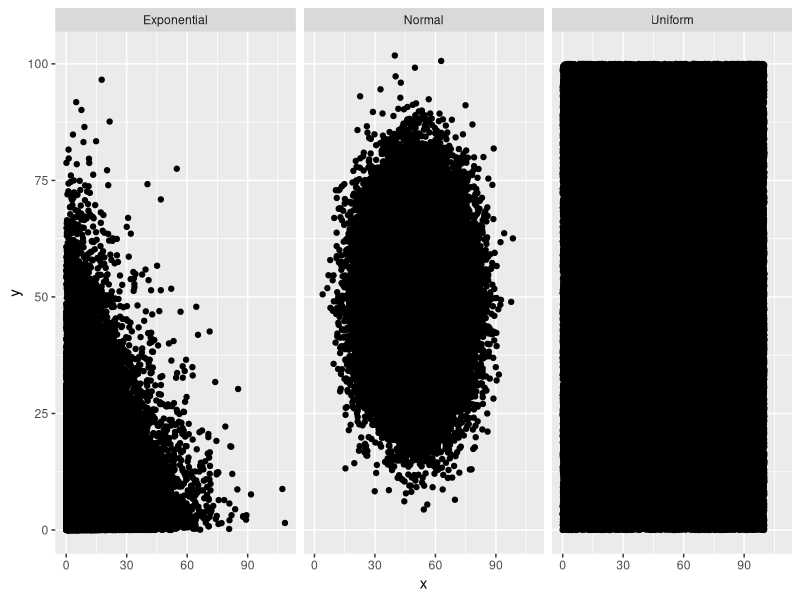
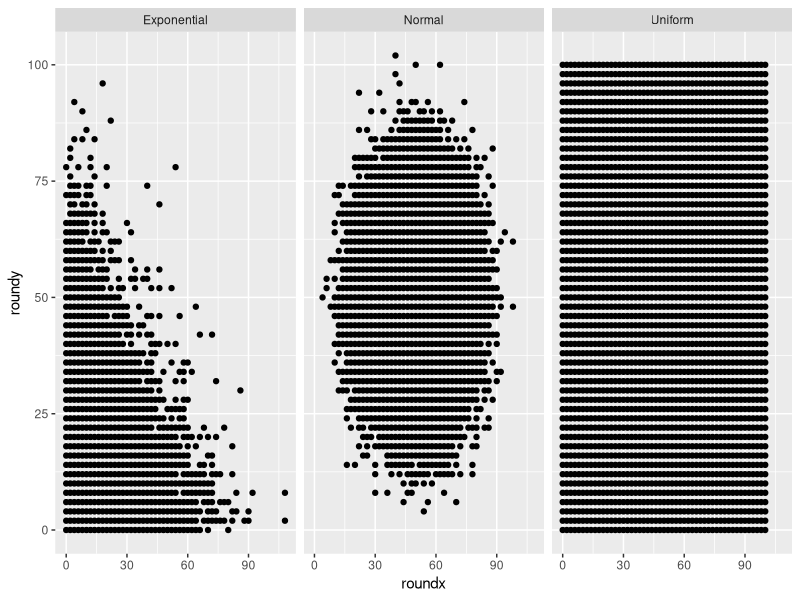

The R script that drew these images, in order: (Note: this script raises an error after producing the figures.)
### Preliminaries 
library(ggplot2)
library(mvtnorm)
library(plyr)
library(Hmisc)
library(gridExtra)


### Goal:
# use simulated bivariate data to compare binning algorithms under various scenarios

### Comparisons:
# Use spatial loss to compare standard and rectangular binning algorithms
# Use frequency loss to compare standard, quantile and log count frequency binning algorithms. 

### Scenarios:
# Simulate data from Bivariate Uniform, Normal and Exponential
# Round simulated data at different resolutions to mimic measurement
# Use a variety of bin sizes

#------------------------------------------------------------

### Try 2d binning with MVN data
n=100000
set.seed(31415)
unifdat <- data.frame(x= runif(n, min=0, max=100),
                      y= runif(n, min=0, max=100),
                      type="Uniform")
normdat <- data.frame(x= rnorm(n, mean=50, sd=11),
                     y= rnorm(n, mean=50, sd=11),
                     type="Normal")
expdat <- data.frame(x= rexp(n, .11),
                     y= rexp(n, .11),
                     type="Exponential")
datlist <- list(unifdat,normdat,expdat)
### round all data to resolution alpha
alpha <- 2
for(i in 1:3){
  datlist[[i]]$roundx <- ((datlist[[i]]$x + 1)%/%alpha)*alpha
  datlist[[i]]$roundy <- ((datlist[[i]]$y + 1)%/%alpha)*alpha
}


# plot the original data
# make rounded data find overlapping points to make plot rendering faster
alldat <- rbind(datlist[[1]],datlist[[2]],datlist[[3]])
smallround <- ddply(alldat,.(type,roundx,roundy),summarise,
      overlap = length(roundx))
head(smallround)
qplot(x,y,geom="point",data=alldat,facets=.~type)
qplot(roundx,roundy,geom="point",data=smallround,facets=.~type)



# create binned data for standard and random using variety of bin sizes (from 2 to 20, by 2)
#save spatial loss information
spatlossdat <- data.frame(NULL)
index=0
distindex = 0
distrib <- c("Uniform", "Normal", "Exponential")
for (dat in 1:3){
  distindex <- distindex + 1
  for (width in seq(2,20,by=2)){
      index <- index+1
      binout <- RectBin2d(datlist[[dat]]$x,datlist[[dat]]$y,0,0,width,width,type="standard")
      binout[[2]]$bintype <- "standard"
      binout[[2]]$distrib <- distrib[distindex]
      timeStart <- Sys.time()
      temp <- RectBin2dNoLoss(datlist[[dat]]$x,datlist[[dat]]$y,0,0,width,width,type="standard")
      binout[[2]]$binTime <- Sys.time() - timeStart
      spatlossdat <- rbind(spatlossdat, binout[[2]])
      index <- index+1
      binout <- RectBin2d(datlist[[dat]]$x,datlist[[dat]]$y,0,0,width,width,type="random")
      binout[[2]]$bintype <- "random"
      binout[[2]]$distrib <- distrib[distindex]
      timeStart <- Sys.time()
      temp <- RectBin2dNoLoss(datlist[[dat]]$x,datlist[[dat]]$y,0,0,width,width,type="random")
      binout[[2]]$binTime <- Sys.time() - timeStart
      spatlossdat <- rbind(spatlossdat, binout[[2]])
      print(c(distrib[distindex],width))
  }
}
# write.csv(spatlossdat,"SpatialLossData.csv", row.names=FALSE)
spatlossdatSquareBins <- spatlossdat
spatlossdatSquareBins <- read.csv("SpatialLossData.csv",header=TRUE)

qplot(widthx,propSpatialLoss,geom="path",colour=bintype, linetype=bintype,
      data=spatlossdatSquareBins,group=bintype, facets=.~distrib, size=I(1)) +
  theme_bw()

qplot(widthx,totalSpatialLoss,geom="path",colour=bintype, linetype=bintype,
      data=spatlossdatSquareBins,group=bintype, facets=.~distrib, size=I(1)) +
  theme_bw()

### round all data to resolution alpha
alpha <- 2
for(i in 1:3){
datlist[[i]]$roundx <- ((datlist[[i]]$x + 1)%/%alpha)*alpha
datlist[[i]]$roundy <- ((datlist[[i]]$y + 1)%/%alpha)*alpha
}
head(datlist[[1]])


## Creat visualization for why we should select binwidths that are scalar multiples of alpha 
# create binned data for standard and random with data resolution and binwidth mismatch
binout1 <- RectBin2d(datlist[[2]]$roundx,datlist[[2]]$roundy,0,0,1.5*alpha,1.5*alpha,type="standard")
binout2 <- RectBin2d(datlist[[2]]$roundx,datlist[[2]]$roundy,0,0,1.5*alpha,1.5*alpha,type="random")
#compare visualizations for standard and random

qplot(binxs, binys, geom="tile", fill=binfreq, data=binout1[[1]]) +
  scale_fill_gradient(low="#56B1F7", high="#132B43", guide="legend")
qplot(binxs, binys, geom="tile", fill=binfreq, data=binout2[[1]]) +
  scale_fill_gradient(low="#56B1F7", high="#132B43", guide="legend")





##  Check out the spatial loss for the data that is recorded to resolution = alpha at various origin offsets
# standard and random binning with bin sizes that are scalar multiples of the data resolution
# save spatial loss information
spatlossdatRound <- data.frame(NULL)
index=0
distindex = 0
distrib <- c("unif", "norm", "exp")
widths <- seq(alpha,5*alpha,by=alpha)
for (dat in 1:3){
  distindex <- distindex + 1
  for (width in widths){
    for (origin in seq(-width,0, by=width/60)){
      index <- index+1
      binout <- RectBin2d(datlist[[dat]]$roundx,datlist[[dat]]$roundy,origin,origin,width,width,type="standard")
      binout[[2]]$bintype <- "standard"
      binout[[2]]$distrib <- distrib[distindex]
      spatlossdatRound <- rbind(spatlossdatRound, binout[[2]])
      index <- index+1
      binout <- RectBin2d(datlist[[dat]]$roundx,datlist[[dat]]$roundy,origin,origin,width,width,type="random")
      binout[[2]]$bintype <- "random"
      binout[[2]]$distrib <- distrib[distindex]
      spatlossdatRound <- rbind(spatlossdatRound, binout[[2]])
      print(c(distrib[distindex],width,origin))
    }
  }
}
# write.csv(spatlossdatRound,"LossesByOriginBinwidth.csv", row.names=FALSE)
spatlossdatRound2 <- read.csv("LossesByOriginBinwidth.csv",header=TRUE)

tail(spatlossdatRound2)

# Origin offset in number of binwidths the origin is shifted below data resolution 
spatlossdatRound$originoffset <- spatlossdatRound$originx / spatlossdatRound$widthx
# Calculate minimum proportion of maximum spatial loss at each binwidth
minSpatialLoss <- ddply(spatlossdatRound, .(bintype,distrib,widthx),summarise,
                        minSL = min(propSpatialLoss),
                        x = originx[which.min(propSpatialLoss)] )
# Check out proportion of maximum spatial loss for each bin size and origin location combination
qplot(originoffset, widthx, geom="point", data=spatlossdatRound,size=propSpatialLoss, facets=distrib~bintype)


# proportion of spatial loss for each 
# distribution/binning/binwidth/origin offset combination
# points overlay for origin shift with minimum loss for each binwidth 
qplot(originx,propSpatialLoss,geom="path",group=widthx,colour=as.factor(widthx),
      data=spatlossdatRound)+  geom_point(aes(x=x,y=minSL), data=minSpatialLoss) +
  facet_grid(distrib~bintype,scales="free_y")




lossOrigin <- read.csv("LossesByOriginBinwidth.csv",header=TRUE)

qplot(originx,totalSpatialLoss,geom="path",group=distrib, colour=distrib,
      data=subset(lossOrigin,bintype=="standard"), size=I(1))+ 
  facet_grid(distrib~widthx) + theme_bw() + 
  theme(panel.grid= element_blank())+
  geom_vline(xintercept = -1, colour=I("darkgray")) +
  ylab("Net Spatial Loss") + xlab("Origin Offset")
  
  



##  Check out the spatial loss for the data that is recorded to resolution = alpha
# standard and random binning with bin sizes that are NOT scalar multiples of the data resolution
losswidths <- data.frame(NULL)
origin <- -alpha/2
index=0
distindex = 0
distrib <- c("unif", "norm", "exp")
widths <- seq(alpha,4*alpha,by=alpha/5)
for (dat in 1:3){
  distindex <- distindex + 1
  for (width in widths){
    index <- index+1
    binout <- RectBin2d(datlist[[dat]]$roundx,datlist[[dat]]$roundy,origin,origin,width,width,type="standard")
    binout[[2]]$bintype <- "standard"
    binout[[2]]$distrib <- distrib[distindex]
    losswidths <- rbind(losswidths, binout[[2]])
    index <- index+1
    binout <- RectBin2d(datlist[[dat]]$roundx,datlist[[dat]]$roundy,origin,origin,width,width,type="random")
    binout[[2]]$bintype <- "random"
    binout[[2]]$distrib <- distrib[distindex]
    losswidths <- rbind(losswidths, binout[[2]])
    print(c(distrib[distindex],width,origin))
  }
}

# write.csv(losswidths,"losswidths.csv", row.names=FALSE)
# losswidths <- read.csv("losswidths.csv",header=TRUE)

# proportion of spatial loss for each binwidth combination
# facetted by distribution/bin type

losswidths$DistLabel <- rep(c("Uniform","Normal","Exponential"),each=nrow(losswidths)/3)
qplot(widthx,propSpatialLoss,geom="path",color=bintype,data=losswidths) +
  facet_grid(.~DistLabel,scales="free_y") + theme_bw()






### Binned Scatterplots for Uniform Data to Show stripes
# create binned data for standard and random with binwidth 5
binoutfine <- RectBin2d(datlist[[1]]$x,datlist[[1]]$y,0,0,5,5,type="standard")
binoutcoarse <- RectBin2d(datlist[[1]]$roundx,datlist[[1]]$roundy,0,0,5,5,type="standard")
binoutfineRand <- RectBin2d(datlist[[1]]$x,datlist[[1]]$y,0,0,5,5,type="random")
binoutcoarseRand <- RectBin2d(datlist[[1]]$roundx,datlist[[1]]$roundy,0,0,5,5,type="random")

allbindat <- rbind(binoutfine[[1]],binoutcoarse[[1]],binoutfineRand[[1]],binoutcoarseRand[[1]])
allbindat$SimDataType <- rep(c("Fine","Coarse","Fine","Coarse"), each=nrow(binoutfine[[1]]))
allbindat$BinningType <- rep(c("Standard","Random"), each=2*nrow(binoutfine[[1]]))

qplot(binxs, binys, geom="tile", fill=binfreq, data=allbindat) +
  facet_grid(SimDataType ~ BinningType)+
  ggtitle("Binned Scatterplots of Uniform Data with 5X5 Bins") +  
  scale_fill_gradient(low="#56B1F7", high="#132B43", limits=c(0, 450),name="Bin Count") + 
  theme_bw() + theme(legend.position="bottom",aspect.ratio=1) +
  xlab("X") + ylab("Y")

#compare plots
p1 <- qplot(binxs, binys, geom="tile", fill=binfreq, data=binoutfine[[1]]) +
  ggtitle("Fine Data") +  
  scale_fill_gradient(low="#56B1F7", high="#132B43", limits=c(0, 450)) + 
  theme_bw() + theme(legend.position="none",plot.margin = unit(c(1,.1,.1,1),"cm"),
                     axis.title.y = element_text(size = rel(1.2))) +
  xlab("") + ylab("Standard Binning")
p2 <- qplot(binxs, binys, geom="tile", fill=binfreq, data=binoutcoarse[[1]]) +  
  ggtitle("Coarse Data") + 
  scale_fill_gradient(low="#56B1F7", high="#132B43", limits=c(0, 450)) + 
  theme_bw() + theme(legend.position="none",plot.margin = unit(c(1,1,.1,.1),"cm")) +
  xlab("") + ylab("")
p3 <- qplot(binxs, binys, geom="tile", fill=binfreq, data=binoutfineRand[[1]]) +
  ggtitle("") +  
  scale_fill_gradient(low="#56B1F7", high="#132B43", limits=c(0, 450)) + 
  theme_bw() + theme(legend.position="none",plot.margin = unit(c(.1,.1,1,1),"cm"),
                     axis.title.y = element_text(size = rel(1.2))) +
  xlab("") + ylab("Random Binning")
p4 <- qplot(binxs, binys, geom="tile", fill=binfreq, data=binoutcoarseRand[[1]]) +
  ggtitle("") + 
  scale_fill_gradient(low="#56B1F7", high="#132B43", limits=c(0, 450)) + 
  theme_bw() + theme(legend.position="none",plot.margin = unit(c(.1,1,1,.1),"cm")) +
  xlab("") + ylab("")
grid.arrange(p1,p2,p3,p4,nrow=2)



### Create data to demonstrate stripes from improper binwidths
# binoutcoarse1 <- RectBin2d(datlist[[1]]$roundx,datlist[[1]]$roundy,0,0,1,1,type="standard")[[1]]
# binoutcoarse4 <- RectBin2d(datlist[[1]]$roundx,datlist[[1]]$roundy,0,0,4,4,type="standard")[[1]]
# binoutcoarse5 <- RectBin2d(datlist[[1]]$roundx,datlist[[1]]$roundy,0,0,5,5,type="standard")[[1]]
# binoutcoarse1Rand <- RectBin2d(datlist[[1]]$roundx,datlist[[1]]$roundy,0,0,1,1,type="random")[[1]]
# binoutcoarse4Rand <- RectBin2d(datlist[[1]]$roundx,datlist[[1]]$roundy,0,0,4,4,type="random")[[1]]
# binoutcoarse5Rand <- RectBin2d(datlist[[1]]$roundx,datlist[[1]]$roundy,0,0,5,5,type="random")[[1]]
# 
# binoutcoarse1$BinSize <- "1 X 1 Unit" ; binoutcoarse1$BinningType <- "Standard" 
# binoutcoarse4$BinSize <- "4 X 4 Unit" ; binoutcoarse4$BinningType <- "Standard" 
# binoutcoarse5$BinSize <- "5 X 5 Unit" ; binoutcoarse5$BinningType <- "Standard" 
# binoutcoarse1Rand$BinSize <- "1 X 1 Unit" ; binoutcoarse1Rand$BinningType <- "Random" 
# binoutcoarse4Rand$BinSize <- "4 X 4 Unit" ; binoutcoarse4Rand$BinningType <- "Random" 
# binoutcoarse5Rand$BinSize <- "5 X 5 Unit" ; binoutcoarse5Rand$BinningType <- "Random" 
# 
# allbindat <- rbind(binoutcoarse1,binoutcoarse4,binoutcoarse5,
#                    binoutcoarse1Rand,binoutcoarse4Rand,binoutcoarse5Rand)
# write.csv(allbindat,"StripeBinData.csv", row.names=FALSE)
allbindat <- read.csv("StripeBinData.csv",header=TRUE)



# create binned data for fine exponential with 5X5 bins at good and bad origin
binoutExp5 <- RectBin2d(datlist[[3]]$x,datlist[[3]]$y,0,0,5,5,type="standard")
binoutExp5offset <- RectBin2d(datlist[[3]]$x,datlist[[3]]$y,-4,-4,5,5,type="standard")


p1 <- qplot(binxs, binys, geom="tile", fill=log(binfreq), data=binoutExp5[[1]]) +  
  ggtitle("") +
  scale_fill_gradient(low="#56B1F7", high="#132B43") + 
  theme_bw() + theme(legend.position="none",plot.margin = unit(c(1,1,.1,.1),"cm")) +
  xlab("") + ylab("")

p2 <- qplot(binxs, binys, geom="tile", fill=log(binfreq), data=binoutExp5offset[[1]]) +  
  ggtitle("") + 
  scale_fill_gradient(low="#56B1F7", high="#132B43") + 
  theme_bw() + theme(legend.position="none",plot.margin = unit(c(1,1,.1,.1),"cm")) +
  xlab("") + ylab("")

grid.arrange(p1,p2,nrow=1, sub="X")

binoutExp5offset[[2]][5] / binoutExp5[[2]][5] 



### Try out frequency binning on the same data using standard/quantile/log-count binning
head(datlist[[2]])
binout1 <- RectBin2d(datlist[[2]]$x,datlist[[2]]$y,0,0,5,5,type="standard")
binoutFreqGroups <- freqBin(binout1, binType="standard", ncolor=5, logCount=FALSE)
binoutQuantFreqGroups <- freqBin(binout1, binType="quantile", ncolor=5, logCount=FALSE)
binoutLogFreqGroups <- freqBin(binout1, binType="standard", ncolor=5, logCount=TRUE)
# Peek into how frequency bins are defined
head(binoutFreqGroups[[1]])
head(binoutQuantFreqGroups[[1]])
head(binoutLogFreqGroups[[1]])
# Compare Frequency Losses (Note I dont know if these are all directly comparable after logging counts)
binoutFreqGroups[[2]]
binoutQuantFreqGroups[[2]]
binoutLogFreqGroups[[2]] 
# Plot with Orginal Frequencies
qplot(binxs, binys, geom="tile", fill=binfreq, data=binoutFreqGroups[[1]]) +
  scale_fill_gradient(low="#56B1F7", high="#132B43", guide="legend")
# Plot with Binned Frequencies
qplot(binxs, binys, geom="tile", fill=freqgroup, data=binoutFreqGroups[[1]]) +
  scale_fill_gradient(low="#56B1F7", high="#132B43", guide="legend", breaks=unique(binoutFreqGroups[[1]]$freqgroup))
# Plot with Quantile Binned Frequencies
qplot(binxs, binys, geom="tile", fill=freqgroup, data=binoutQuantFreqGroups[[1]]) +
  scale_fill_gradient(low="#56B1F7", high="#132B43", guide="legend", breaks=unique(binoutQuantFreqGroups[[1]]$freqgroup))
# Plot with LogCount Binned Frequencies
qplot(binxs, binys, geom="tile", fill=freqgroup, data=binoutLogFreqGroups[[1]]) +
  scale_fill_gradient(low="#56B1F7", high="#132B43", guide="legend", breaks=unique(binoutLogFreqGroups[[1]]$freqgroup))


### Loop over ncolors 1 to 7 and also over data distribution
# find freq loss from standard, quantile, logCount
freqLossSimDat <- NULL
distrib <- c("Uniform", "Normal", "Exponential")
for (distidx in 1:3){
  binout1 <- RectBin2d(datlist[[distidx]]$x,datlist[[distidx]]$y,0,0,5,5,type="standard")
  for (ncol in 1:7){
    binoutFreq <- rbind(freqBin(binout1, binType="standard", ncolor=ncol, logCount=FALSE)[[2]],
                        freqBin(binout1, binType="quantile", ncolor=ncol, logCount=FALSE)[[2]], 
                        freqBin(binout1, binType="standard", ncolor=ncol, logCount=TRUE)[[2]])
    binoutFreq$FreqBinType <- c("Standard", "Quantile", "Log Count")
    binoutFreq$DistType <- distrib[distidx]
    binoutFreq$ncolor <- ncol 
    freqLossSimDat <- rbind(freqLossSimDat,binoutFreq)
  }
}

freqLossSimDat$FreqBinType <- factor(freqLossSimDat$FreqBinType , levels=c("Standard", "Quantile", "Log Count"))
plotdat <- freqLossSimDat[(freqLossSimDat$FreqBinType!="Log Count" & freqLossSimDat$DistType=="Exponential"),]
p1 <- qplot(ncolor, totalFreqLoss, geom="path",linetype=FreqBinType,
      data=plotdat , color = FreqBinType, size=I(1)) +
  facet_grid(.~DistType, scales="free_y") +  theme_bw() +
  scale_x_continuous(breaks=c(1,3,5,7)) + ylim(0,max(plotdat$totalFreqLoss)) +
  xlab("") + ylab("Total Frequency Loss") + 
  theme(legend.position="bottom")
plotdat <- freqLossSimDat[(freqLossSimDat$FreqBinType!="Log Count" & freqLossSimDat$DistType=="Normal"),]
p2 <-  qplot(ncolor, totalFreqLoss, geom="path",linetype=FreqBinType,
             data=plotdat , color = FreqBinType, size=I(1)) +
  facet_grid(.~DistType, scales="free_y") +  theme_bw() +
  scale_x_continuous(breaks=c(1,3,5,7)) + ylim(0,max(plotdat$totalFreqLoss)) +
  xlab("") + ylab("Total Frequency Loss") + 
  theme(legend.position="bottom")
plotdat <- freqLossSimDat[(freqLossSimDat$FreqBinType!="Log Count" & freqLossSimDat$DistType=="Uniform"),]
p3 <- qplot(ncolor, totalFreqLoss, geom="path", linetype=FreqBinType,
             data=plotdat , color = FreqBinType, size=I(1)) +
  facet_grid(.~DistType, scales="free_y") +  theme_bw() +
  scale_x_continuous(breaks=c(1,3,5,7)) + ylim(0,max(plotdat$totalFreqLoss)) +
  xlab("") + ylab("Total Frequency Loss") + 
  theme(legend.position="bottom")

grid.arrange(arrangeGrob(p1,p2,p3, nrow=1), sub=textGrob("Number of Frequency Bins"))



binoutFreqGroups <- freqBin(binout1, binType="standard", ncolor=5, logCount=FALSE)
binoutQuantFreqGroups <- freqBin(binout1, binType="quantile", ncolor=5, logCount=FALSE)
binoutLogFreqGroups <- freqBin(binout1, binType="standard", ncolor=5, logCount=TRUE)
